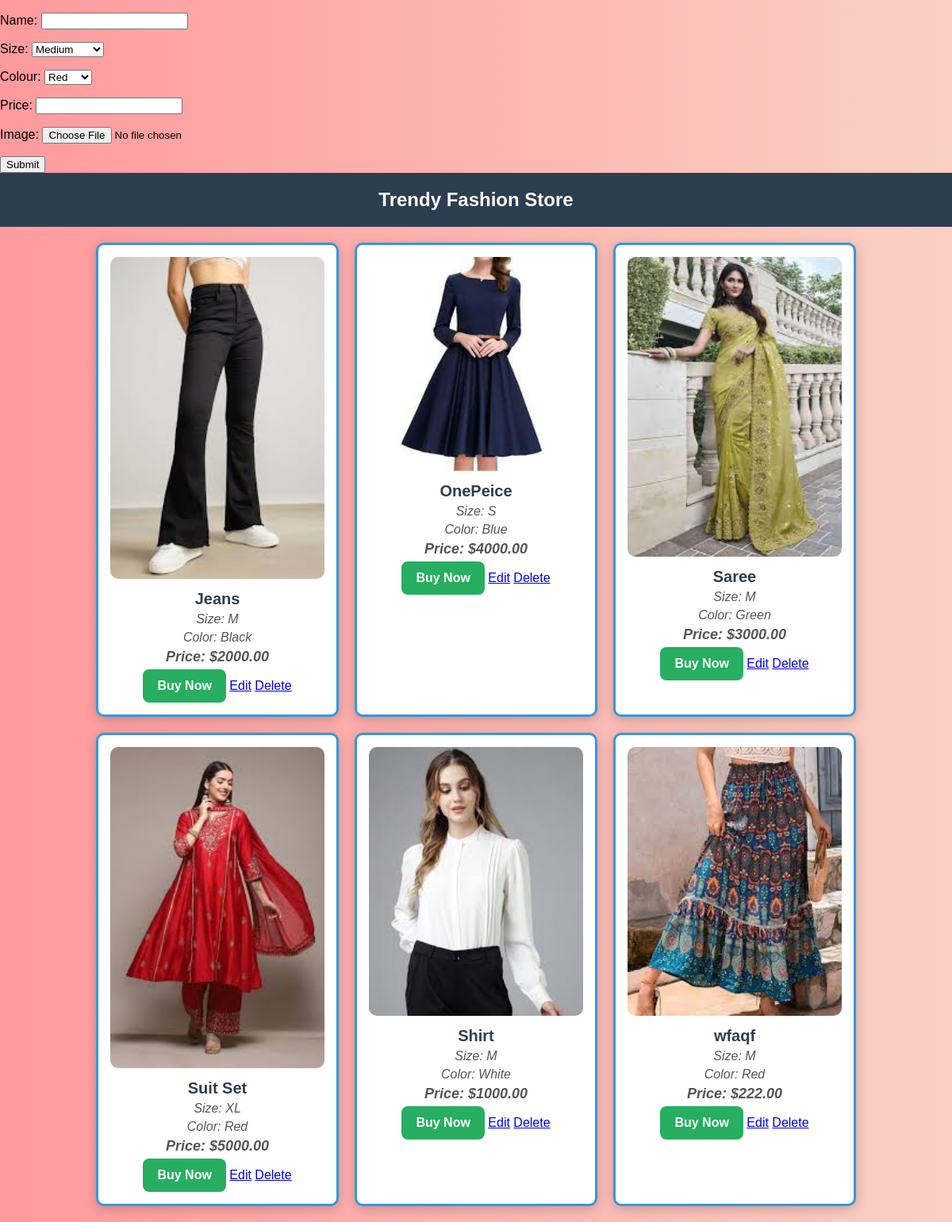
/clothing/, run on an earlier commit of the app's database.
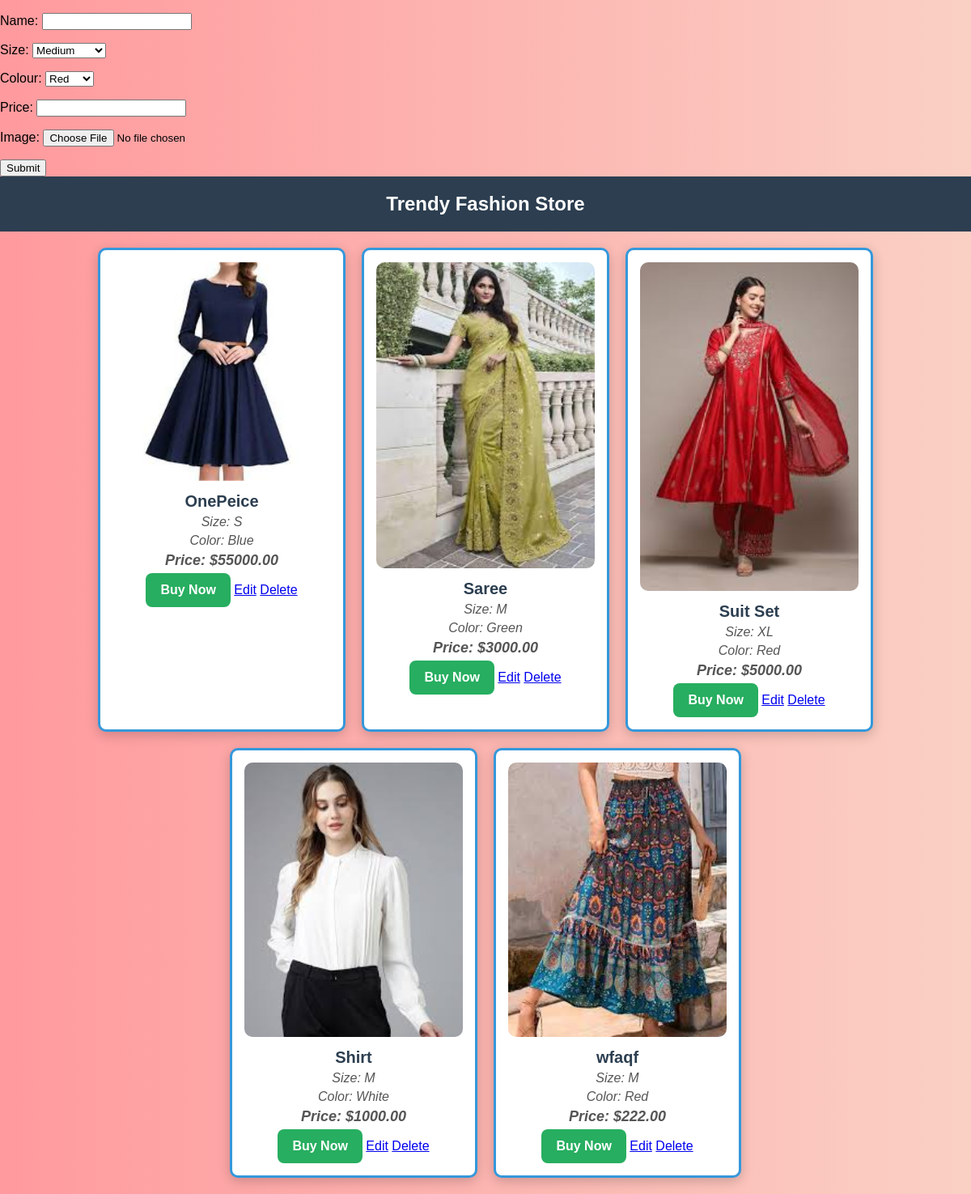
And on a later commit of the database.
### clothing/models.py (models this page shows)
class Product(models.Model):
    Size_choices=[
        ('S','Small'),
        ('M','Medium'),
        ('L','Large'),
        ('XL','Extar Large')
    ]
    Colour_choices=[
        ('Red','Red'),
        ('Blue','Blue'),
        ('Green','Green'),
        ('Black','Black'),
        ('White','White'),
    ]
    name=models.CharField(max_length=200)
    size=models.CharField(max_length=2, choices=Size_choices,default='M')
    colour=models.CharField(max_length=10, choices=Colour_choices,default='Red')
    price=models.DecimalField(max_digits=10, decimal_places=2)
    image=models.ImageField(upload_to='product_img/')

### clothing/views.py (the view)
# urls.py: path('clothing/',include('clothing.urls'))
def clothing(request):
    form=ProductForm()
    pro_img=Product.objects.all()
    if request.method == "POST":
        form=ProductForm(request.POST, request.FILES,instance=product)
        if form.is_valid():
            form.save()
            form=ProductForm() # reset form after saving
    return render(request,'clothing/fashion.html',{'pro_img':pro_img,'form':form})

### clothing/forms.py
class ProductForm(forms.ModelForm):
    class Meta:
        model=Product
        fields=['name','size','colour','price','image']

### clothing/templates/clothing/fashion.html (shortened to what this page needs)
<!DOCTYPE html>
<html lang="en">
<head>
    <div>
        <form method="POST" enctype="multipart/form-data">
            {{ form.as_p}}
            <button type="submit">Submit</button>
        </form>
    </div>
</head>
<body>
    <div class="header">Trendy Fashion Store</div>
    <div class="container">
        {% for p_i in pro_img %}
        <div class="product">
            <img src="{{ p_i.image.url }}" alt="{{ p_i.name }}">
            <h2>{{ p_i.name }}</h2>
            <p>Size: {{ p_i.size }}</p>
            <p>Color: {{ p_i.colour }}</p>
            <p class="price">Price: ${{ p_i.price }}</p>
            <button class="buy-btn">Buy Now</button>
            <a href="{% url 'edit_product' p_i.id%}" class="btn btn-primary">Edit</a>
            <a href="{% url 'delete_product' p_i.id%}" class="btn btn-danger">Delete</a>
        </div>
        {% endfor %}
    </div>
</body>
</html>

### clothing/templates/clothing/fashion.html (style rules this page uses)
body { font-family: 'Arial', sans-serif; background: linear-gradient(to right, #ff9a9e, #fad0c4); margin: 0; padding: 0; }
.header { background: #2c3e50; color: white; text-align: center; padding: 20px; font-size: 24px; font-weight: bold; }
.container { width: 90%; margin: auto; display: flex; flex-wrap: wrap; justify-content: center; gap: 20px; padding: 20px 0; }
.product { background: white; padding: 15px; border-radius: 10px; box-shadow: 0px 4px 15px rgba(0, 0, 0, 0.2); width: 270px; text-align: center; transition: transform 0.4s ease-in-out, box-shadow 0.4s ease-in-out; overflow: hidden; border: 3px solid #3498db; }
.product img { width: 100%; height: auto; border-radius: 10px; }
.product h2 { font-size: 20px; margin: 10px 0 5px; color: #2c3e50; }
.product p { margin: 5px 0; color: #555; font-style: italic; }
.price { font-weight: bold; color: #e74c3c; font-size: 18px; }
.buy-btn { background: #27ae60; color: white; padding: 12px 18px; border: none; border-radius: 8px; cursor: pointer; transition: background 0.3s, transform 0.2s; font-size: 16px; font-weight: bold; }

What changed in the data, as far as the page shows it:
removed Product: image (picture), name "Jeans", size "M", colour "Black", price "2000.00"
changed Product "OnePeice": price "4000.00" → "55000.00"
